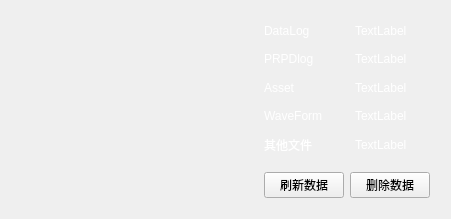
<?xml version="1.0" encoding="UTF-8"?>
<ui version="4.0">
 <class>OptionStorage</class>
 <widget class="QWidget" name="OptionStorage">
  <property name="geometry">
   <rect>
    <x>0</x>
    <y>0</y>
    <width>451</width>
    <height>219</height>
   </rect>
  </property>
  <property name="windowTitle">
   <string>Form</string>
  </property>
  <layout class="QGridLayout" name="gridLayout">
   <item row="0" column="0" rowspan="2">
    <widget class="QChartView" name="chartView">
     <property name="styleSheet">
      <string notr="true">background-color:transparent;</string>
     </property>
    </widget>
   </item>
   <item row="0" column="1">
    <layout class="QGridLayout" name="gridLayout_space">
     <property name="topMargin">
      <number>8</number>
     </property>
     <item row="1" column="0">
      <widget class="QLabel" name="label_15">
       <property name="styleSheet">
        <string notr="true">QLabel {color:white}</string>
       </property>
       <property name="text">
        <string>PRPDlog</string>
       </property>
      </widget>
     </item>
     <item row="2" column="1">
      <widget class="QLabel" name="label_Asset">
       <property name="styleSheet">
        <string notr="true">QLabel {color:white}</string>
       </property>
       <property name="text">
        <string>TextLabel</string>
       </property>
      </widget>
     </item>
     <item row="4" column="1">
      <widget class="QLabel" name="label_Others">
       <property name="styleSheet">
        <string notr="true">QLabel {color:white}</string>
       </property>
       <property name="text">
        <string>TextLabel</string>
       </property>
      </widget>
     </item>
     <item row="2" column="0">
      <widget class="QLabel" name="label_12">
       <property name="styleSheet">
        <string notr="true">QLabel {color:white}</string>
       </property>
       <property name="text">
        <string>Asset</string>
       </property>
      </widget>
     </item>
     <item row="3" column="0">
      <widget class="QLabel" name="label_13">
       <property name="styleSheet">
        <string notr="true">QLabel {color:white}</string>
       </property>
       <property name="text">
        <string>WaveForm</string>
       </property>
      </widget>
     </item>
     <item row="0" column="0">
      <widget class="QLabel" name="label_14">
       <property name="styleSheet">
        <string notr="true">QLabel {color:white}</string>
       </property>
       <property name="text">
        <string>DataLog</string>
       </property>
      </widget>
     </item>
     <item row="3" column="1">
      <widget class="QLabel" name="label_Waveform">
       <property name="styleSheet">
        <string notr="true">QLabel {color:white}</string>
       </property>
       <property name="text">
        <string>TextLabel</string>
       </property>
      </widget>
     </item>
     <item row="4" column="0">
      <widget class="QLabel" name="label_17">
       <property name="styleSheet">
        <string notr="true">QLabel {color:white}</string>
       </property>
       <property name="text">
        <string>其他文件</string>
       </property>
      </widget>
     </item>
     <item row="0" column="1">
      <widget class="QLabel" name="label_data">
       <property name="styleSheet">
        <string notr="true">QLabel {color:white}</string>
       </property>
       <property name="text">
        <string>TextLabel</string>
       </property>
      </widget>
     </item>
     <item row="1" column="1">
      <widget class="QLabel" name="label_PRPD">
       <property name="styleSheet">
        <string notr="true">QLabel {color:white}</string>
       </property>
       <property name="text">
        <string>TextLabel</string>
       </property>
      </widget>
     </item>
    </layout>
   </item>
   <item row="1" column="1">
    <layout class="QHBoxLayout" name="horizontalLayout_14">
     <property name="topMargin">
      <number>10</number>
     </property>
     <property name="rightMargin">
      <number>10</number>
     </property>
     <property name="bottomMargin">
      <number>10</number>
     </property>
     <item>
      <spacer name="horizontalSpacer_19">
       <property name="orientation">
        <enum>Qt::Horizontal</enum>
       </property>
       <property name="sizeHint" stdset="0">
        <size>
         <width>0</width>
         <height>20</height>
        </size>
       </property>
      </spacer>
     </item>
     <item>
      <widget class="QPushButton" name="pbt_fresh">
       <property name="text">
        <string>刷新数据</string>
       </property>
      </widget>
     </item>
     <item>
      <widget class="QPushButton" name="pbt_del_all">
       <property name="text">
        <string>删除数据</string>
       </property>
      </widget>
     </item>
    </layout>
   </item>
  </layout>
 </widget>
 <customwidgets>
  <customwidget>
   <class>QChartView</class>
   <extends>QGraphicsView</extends>
   <header location="global">qchartview.h</header>
  </customwidget>
 </customwidgets>
 <resources/>
 <connections/>
</ui>
